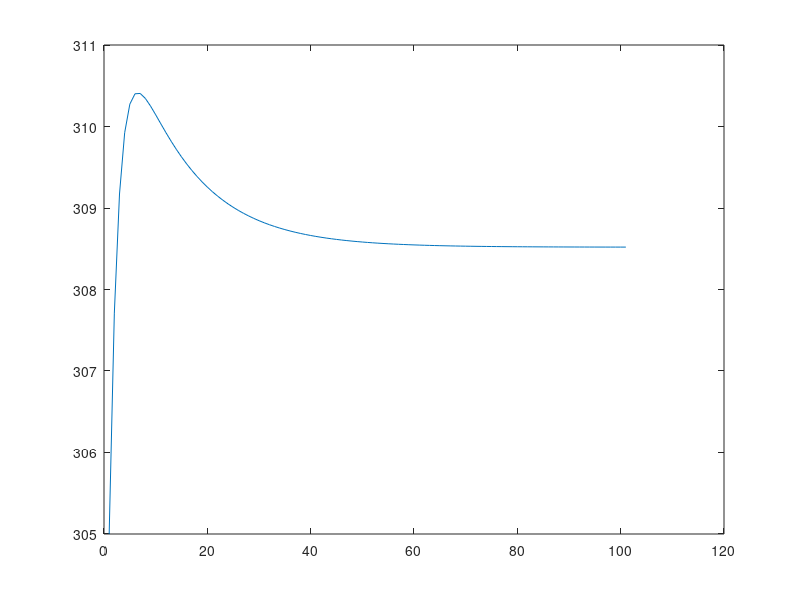

MATLAB code to generate this figure:
clear;clc
M1=10;
M2=20;
m1=0.947;
cp1=4.18;
m2=1.25;
cp2=1.9;
k=1/(1/0.85+1/1.7);
k=0.6;
s=11.511;
Tin_1=290;
Tin_2=350;
T1(1)=305
T2(1)=330;
dt=1;
for i=1:100
   T1(i+1)=T1(i)+ (   m1*cp1*(Tin_1-T1(i))-k*s*(T1(i)-T2(i))   )/(M1*cp1)*dt;
   T2(i+1)=T2(i)+ (   m2*cp2*(Tin_2-T2(i))+k*s*(T1(i)-T2(i))   )/(M2*cp2)*dt;
end

m1*cp1*(T1(100)-Tin_1);
m2*cp2*(T2(100)-Tin_2);
 k*s*(T2(100)-T1(100));
 plot(T1)